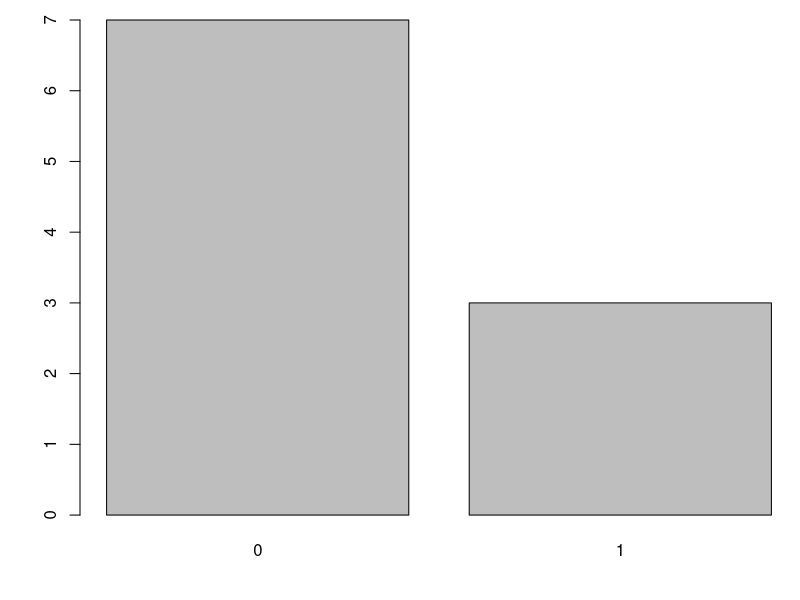
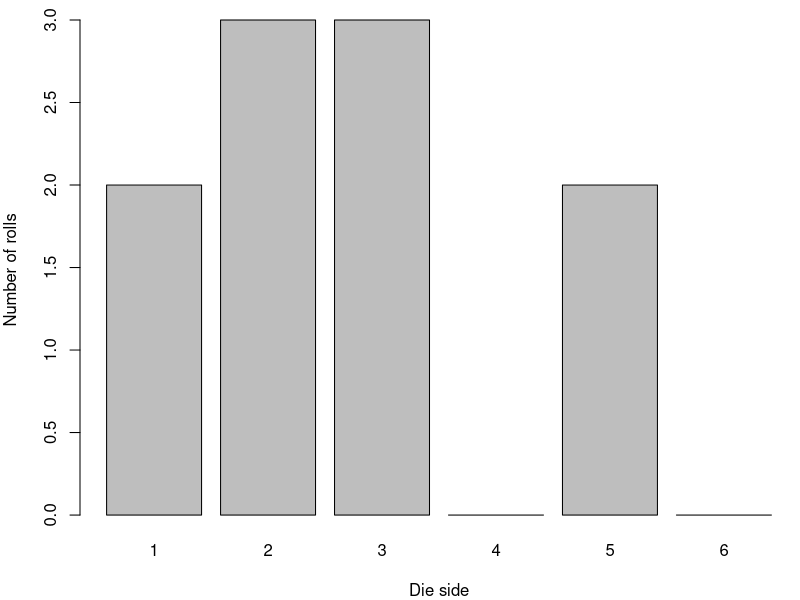
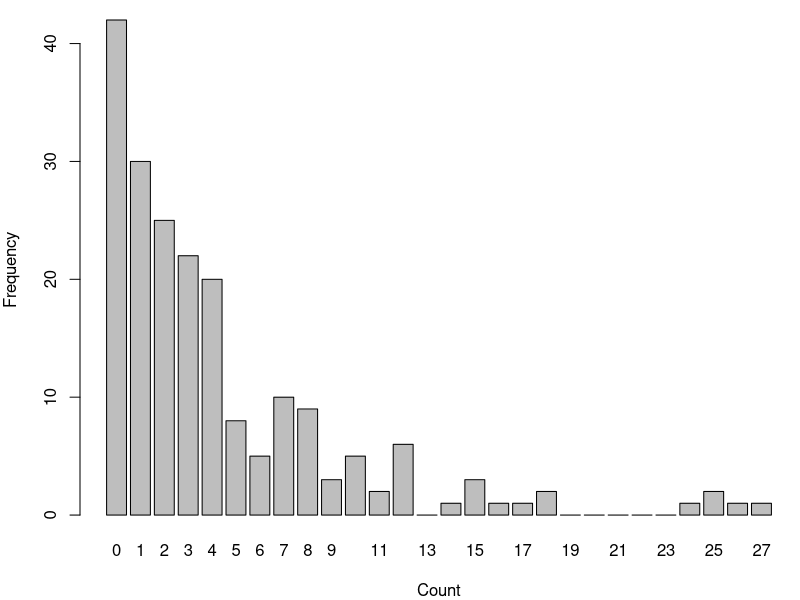
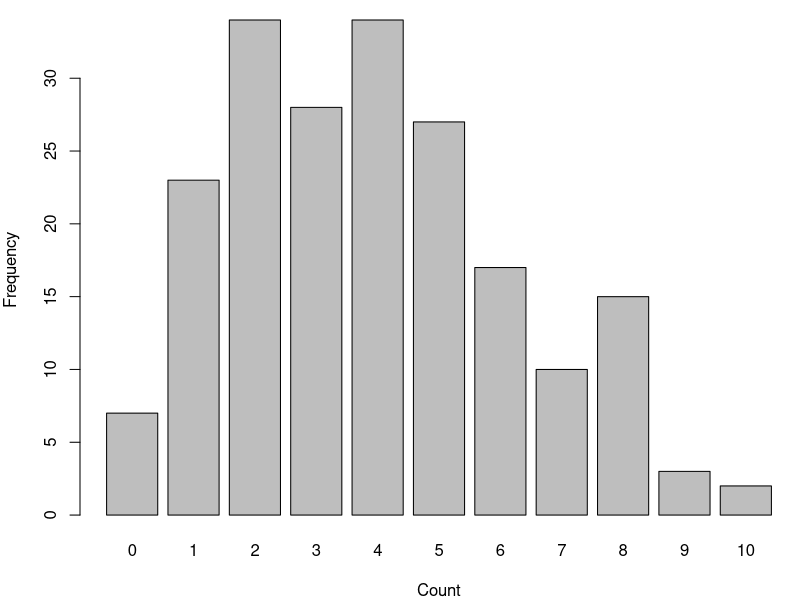
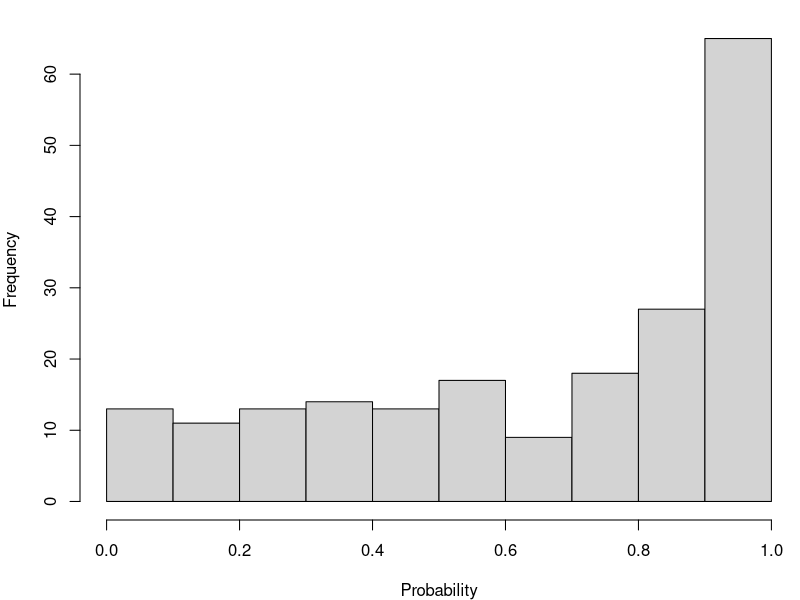
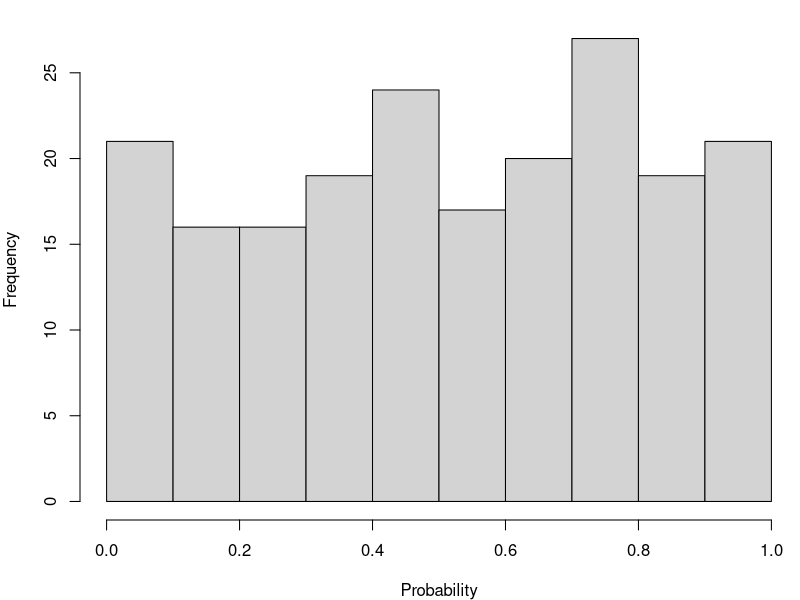
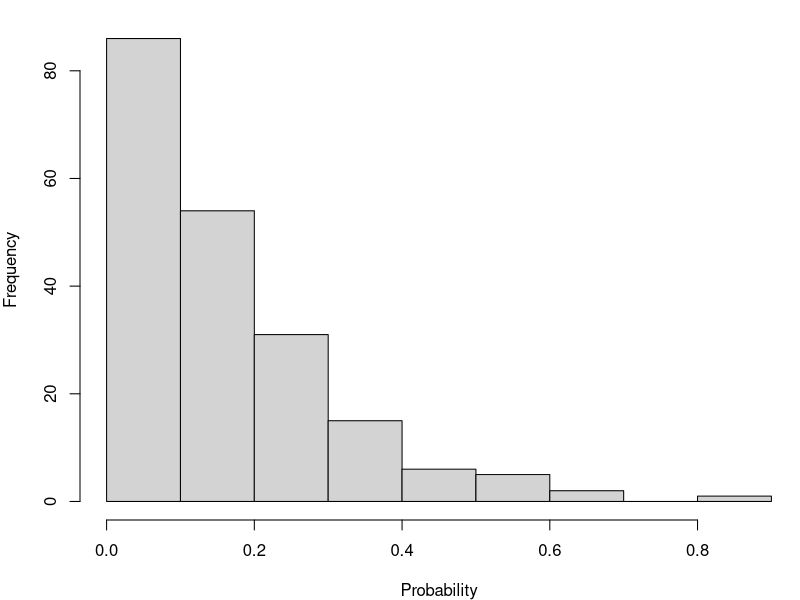
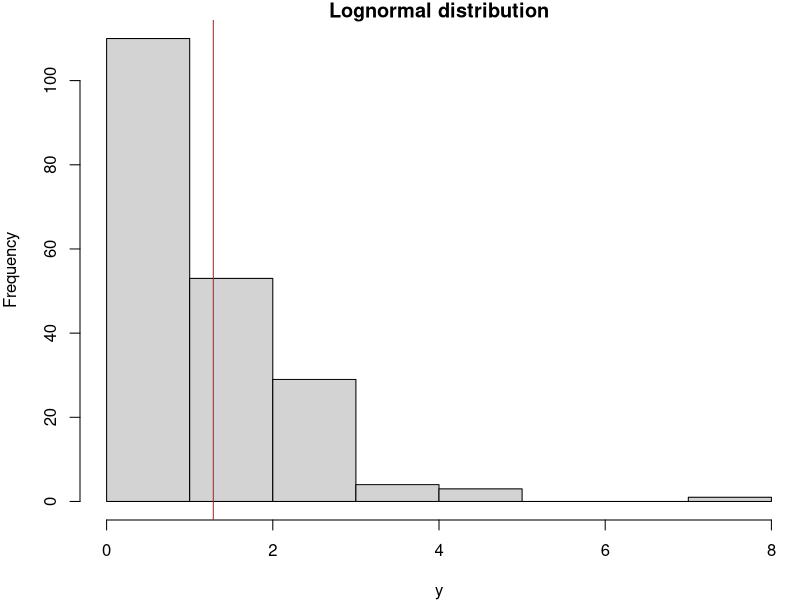

The R script that drew these images, in order:
## ---- chunk 1
y <- c(0,0,1,0,0,1,0,0,0,1)  # Coin toss observations, 0=tails
N.obs <- length(y) # R function to count number of observations
## ---- chunk 2
par(mar = c(4, 4, 1, .1))
## ---- chunk 3
Counts <- table(y)  # Summary table of 0 vs 1
barplot(Counts)
## ---- chunk 4
rm(list=ls()) # Clear Environment

x <-c(2,3,3,0,2,0)  # Generated using die, equal cell probabilities
SampleSize <- sum(x)
par(mar = c(4, 4, 1, .1))
## ---- chunk 5
x.labels <- seq(from=1, to=6, by=1)  # x axis labels for plotting
barplot(x, names.arg=x.labels, xlab="Die side", ylab="Number of rolls")
## ---- chunk 6
rm(list=ls()) # Clear Environment

par(mar = c(4, 4, 1, .1))
## ---- chunk 7
N <- 200
mu <- 4
k=1
Count <- rnbinom(n=N, mu=mu, size=k)
Freq <- table(factor(Count, levels = 0:max(Count)))
barplot(Freq, main="", xlab="Count", ylab="Frequency")

k=10 # Reduce degree of overdispersion
Count <- rnbinom(n=N, mu=mu, size=k)
Freq <- table(factor(Count, levels = 0:max(Count)))
barplot(Freq, main="", xlab="Count", ylab="Frequency")
## ---- chunk 8
#| echo: false
rm(list=ls()) # Clear Environment
par(mar = c(4, 4, 1, .1))

Reps <- 200 # Replicate draws from a beta distribution
alpha <- 1
beta <- 0.5
x <- rbeta(n=Reps, shape1=alpha, shape2=beta)
hist(x, main="", xlab="Probability")
beta <- 1
x <- rbeta(n=Reps, shape1=alpha, shape2=beta)
hist(x, main="", xlab="Probability")
beta <- 5
x <- rbeta(n=Reps, shape1=alpha, shape2=beta)
hist(x, main="", xlab="Probability")

## ---- chunk 9
#| echo: false
par(mar = c(4, 4, 1, .1))
rm(list=ls()) # Clear Environment

Reps <- 200
ln.m <- 0 # Ln-scale mean
ln.v <- 0.5 # Ln-scale variance
y <- rlnorm(n=Reps, mean=ln.m, sd=sqrt(ln.v))

hist(y, main="Lognormal distribution")
Exp.mean <- exp(ln.m+(ln.v/2)) # Calculate arithmetic scale expected mean
abline(v=Exp.mean, col="red")
## ---- chunk 10
#| echo: false
rm(list=ls()) # Clear Environment
par(mar = c(4, 4, 1, .1))

Reps <- 200 # Replicate draws from a gamma distribution
alpha <- 3 # Shape parameter, > 0
beta <- 1 # Scale parameter, > 0
x <- rgamma(n=Reps, shape=alpha, scale=beta)
hist(x, main="")

beta <- 3 # Increase spread
x <- rgamma(n=Reps, shape=alpha, scale=beta)
hist(x, main="")
